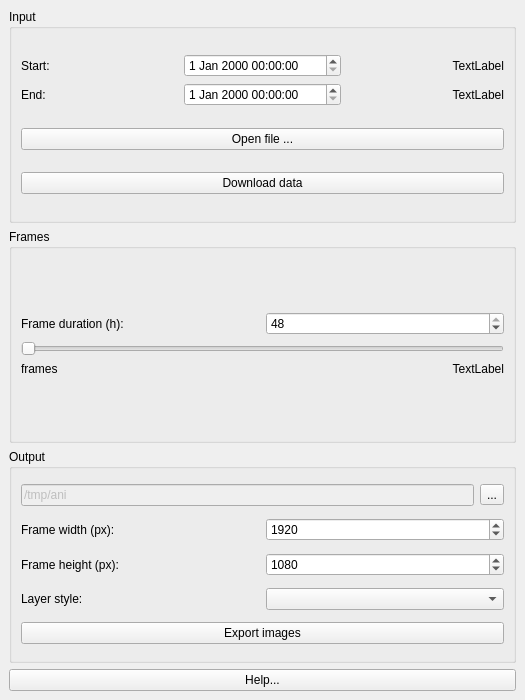
<?xml version="1.0" encoding="UTF-8"?>
<ui version="4.0">
 <class>AnimateOsmDockWidgetBase</class>
 <widget class="QDockWidget" name="AnimateOsmDockWidgetBase">
  <property name="geometry">
   <rect>
    <x>0</x>
    <y>0</y>
    <width>525</width>
    <height>700</height>
   </rect>
  </property>
  <property name="windowTitle">
   <string>Animate OSM</string>
  </property>
  <widget class="QWidget" name="dockWidgetContents">
   <layout class="QGridLayout" name="gridLayout_2">
    <item row="0" column="1">
     <layout class="QGridLayout" name="gridLayout">
      <item row="0" column="0" colspan="3">
       <widget class="QGroupBox" name="groupBox_input">
        <property name="title">
         <string>Input</string>
        </property>
        <layout class="QGridLayout" name="gridLayout_4">
         <item row="0" column="0">
          <layout class="QGridLayout" name="gridLayout_3">
           <item row="0" column="0">
            <widget class="QLabel" name="label_start">
             <property name="text">
              <string>Start:</string>
             </property>
            </widget>
           </item>
           <item row="0" column="1">
            <widget class="QDateTimeEdit" name="dateTimeEdit_start"/>
           </item>
           <item row="0" column="2">
            <widget class="QLabel" name="label_animation_start">
             <property name="text">
              <string>TextLabel</string>
             </property>
             <property name="alignment">
              <set>Qt::AlignRight|Qt::AlignTrailing|Qt::AlignVCenter</set>
             </property>
            </widget>
           </item>
           <item row="1" column="0">
            <widget class="QLabel" name="label_end">
             <property name="text">
              <string>End:</string>
             </property>
            </widget>
           </item>
           <item row="1" column="1">
            <widget class="QDateTimeEdit" name="dateTimeEdit_end">
             <property name="sizePolicy">
              <sizepolicy hsizetype="Minimum" vsizetype="Maximum">
               <horstretch>0</horstretch>
               <verstretch>0</verstretch>
              </sizepolicy>
             </property>
            </widget>
           </item>
           <item row="1" column="2">
            <widget class="QLabel" name="label_animation_end">
             <property name="sizePolicy">
              <sizepolicy hsizetype="Preferred" vsizetype="Preferred">
               <horstretch>0</horstretch>
               <verstretch>0</verstretch>
              </sizepolicy>
             </property>
             <property name="text">
              <string>TextLabel</string>
             </property>
             <property name="alignment">
              <set>Qt::AlignRight|Qt::AlignTrailing|Qt::AlignVCenter</set>
             </property>
            </widget>
           </item>
          </layout>
         </item>
         <item row="1" column="0">
          <widget class="QPushButton" name="pushButton_open_file">
           <property name="text">
            <string>Open file ...</string>
           </property>
          </widget>
         </item>
         <item row="2" column="0">
          <widget class="QPushButton" name="pushButton_download">
           <property name="text">
            <string>Download data</string>
           </property>
          </widget>
         </item>
        </layout>
       </widget>
      </item>
      <item row="2" column="0" colspan="3">
       <widget class="QGroupBox" name="groupBox_frames">
        <property name="title">
         <string>Frames</string>
        </property>
        <layout class="QGridLayout" name="gridLayout_6">
         <item row="0" column="0">
          <layout class="QGridLayout" name="gridLayout_5">
           <item row="1" column="0" colspan="2">
            <widget class="QSlider" name="horizontalSlider_frames">
             <property name="orientation">
              <enum>Qt::Horizontal</enum>
             </property>
            </widget>
           </item>
           <item row="2" column="0">
            <widget class="QLabel" name="label_frames">
             <property name="text">
              <string>frames</string>
             </property>
             <property name="alignment">
              <set>Qt::AlignLeading|Qt::AlignLeft|Qt::AlignVCenter</set>
             </property>
            </widget>
           </item>
           <item row="2" column="1">
            <widget class="QLabel" name="label_actual_frame">
             <property name="sizePolicy">
              <sizepolicy hsizetype="Preferred" vsizetype="Fixed">
               <horstretch>0</horstretch>
               <verstretch>0</verstretch>
              </sizepolicy>
             </property>
             <property name="text">
              <string>TextLabel</string>
             </property>
             <property name="alignment">
              <set>Qt::AlignRight|Qt::AlignTrailing|Qt::AlignVCenter</set>
             </property>
            </widget>
           </item>
           <item row="0" column="0">
            <widget class="QLabel" name="label_duration">
             <property name="text">
              <string>Frame duration (h):</string>
             </property>
            </widget>
           </item>
           <item row="0" column="1">
            <widget class="QSpinBox" name="spinBox_duration">
             <property name="minimum">
              <number>1</number>
             </property>
             <property name="maximum">
              <number>48</number>
             </property>
             <property name="value">
              <number>48</number>
             </property>
            </widget>
           </item>
          </layout>
         </item>
        </layout>
       </widget>
      </item>
      <item row="4" column="0" colspan="3">
       <widget class="QGroupBox" name="groupBox_output">
        <property name="title">
         <string>Output</string>
        </property>
        <layout class="QGridLayout" name="gridLayout_8">
         <item row="3" column="0">
          <widget class="QLabel" name="label_style">
           <property name="text">
            <string>Layer style:</string>
           </property>
          </widget>
         </item>
         <item row="2" column="0">
          <widget class="QLabel" name="label_frame_height">
           <property name="text">
            <string>Frame height (px):</string>
           </property>
          </widget>
         </item>
         <item row="1" column="0">
          <widget class="QLabel" name="label_frame_width">
           <property name="text">
            <string>Frame width (px):</string>
           </property>
          </widget>
         </item>
         <item row="1" column="1">
          <widget class="QSpinBox" name="spinBox_frame_width">
           <property name="sizePolicy">
            <sizepolicy hsizetype="Minimum" vsizetype="Fixed">
             <horstretch>0</horstretch>
             <verstretch>0</verstretch>
            </sizepolicy>
           </property>
           <property name="minimum">
            <number>1</number>
           </property>
           <property name="maximum">
            <number>4096</number>
           </property>
           <property name="value">
            <number>1920</number>
           </property>
          </widget>
         </item>
         <item row="2" column="1">
          <widget class="QSpinBox" name="spinBox_frame_height">
           <property name="minimum">
            <number>1</number>
           </property>
           <property name="maximum">
            <number>3072</number>
           </property>
           <property name="value">
            <number>1080</number>
           </property>
          </widget>
         </item>
         <item row="3" column="1">
          <widget class="QComboBox" name="comboBox_style">
           <property name="sizePolicy">
            <sizepolicy hsizetype="Preferred" vsizetype="Fixed">
             <horstretch>0</horstretch>
             <verstretch>0</verstretch>
            </sizepolicy>
           </property>
          </widget>
         </item>
         <item row="0" column="0" colspan="2">
          <layout class="QGridLayout" name="gridLayout_7">
           <item row="0" column="0">
            <layout class="QHBoxLayout" name="horizontalLayout">
             <item>
              <widget class="QLineEdit" name="lineEdit_output_dir">
               <property name="enabled">
                <bool>false</bool>
               </property>
               <property name="sizePolicy">
                <sizepolicy hsizetype="Preferred" vsizetype="Fixed">
                 <horstretch>0</horstretch>
                 <verstretch>0</verstretch>
                </sizepolicy>
               </property>
               <property name="text">
                <string>/tmp/ani</string>
               </property>
              </widget>
             </item>
             <item>
              <widget class="QToolButton" name="toolButton_choose_output_dir">
               <property name="text">
                <string>...</string>
               </property>
              </widget>
             </item>
            </layout>
           </item>
          </layout>
         </item>
         <item row="4" column="0" colspan="2">
          <widget class="QPushButton" name="pushButton_export">
           <property name="text">
            <string>Export images</string>
           </property>
          </widget>
         </item>
        </layout>
       </widget>
      </item>
     </layout>
    </item>
    <item row="1" column="1">
     <widget class="QPushButton" name="pushButton_help">
      <property name="text">
       <string>Help...</string>
      </property>
     </widget>
    </item>
   </layout>
  </widget>
 </widget>
 <tabstops>
  <tabstop>dateTimeEdit_start</tabstop>
  <tabstop>dateTimeEdit_end</tabstop>
  <tabstop>pushButton_open_file</tabstop>
  <tabstop>pushButton_download</tabstop>
  <tabstop>spinBox_duration</tabstop>
  <tabstop>horizontalSlider_frames</tabstop>
  <tabstop>lineEdit_output_dir</tabstop>
  <tabstop>toolButton_choose_output_dir</tabstop>
  <tabstop>spinBox_frame_width</tabstop>
  <tabstop>spinBox_frame_height</tabstop>
  <tabstop>comboBox_style</tabstop>
  <tabstop>pushButton_export</tabstop>
 </tabstops>
 <resources/>
 <connections/>
</ui>
